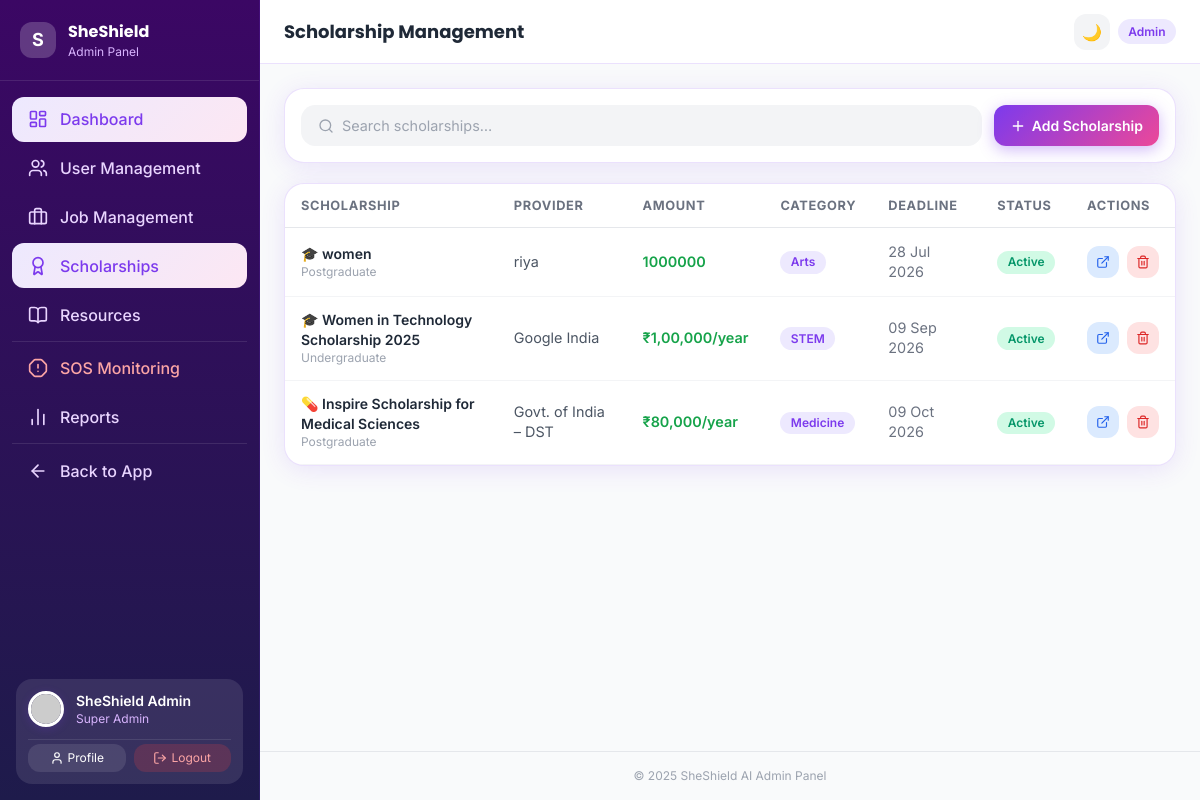
The app's page /adminpanel/scholarships/ (signed in) with its own data.
### core/models.py (models this page shows, shortened)
class User(AbstractUser):
    ROLE_CHOICES = [
        ('user', 'User'),
        ('mentor', 'Mentor'),
        ('admin', 'Admin'),
    ]
    role = models.CharField(max_length=10, choices=ROLE_CHOICES, default='user')
    phone = models.CharField(max_length=15, blank=True)
    date_of_birth = models.DateField(null=True, blank=True)
    city = models.CharField(max_length=100, blank=True)
    bio = models.TextField(blank=True)
    profile_photo = models.ImageField(upload_to='profiles/', null=True, blank=True)
    resume = models.FileField(upload_to='resumes/', null=True, blank=True)
    safety_score = models.IntegerField(default=85)
    is_location_sharing = models.BooleanField(default=True)
    created_at = models.DateTimeField(auto_now_add=True)
    @property
    def dob(self):
        return self.date_of_birth

class Scholarship(models.Model):
    name = models.CharField(max_length=200)
    provider = models.CharField(max_length=200)
    description = models.TextField()
    amount = models.CharField(max_length=100)
    category = models.CharField(max_length=100)
    level = models.CharField(max_length=100)
    deadline = models.DateField()
    icon = models.CharField(max_length=10, default='🎓')
    apply_url = models.URLField(blank=True)
    is_active = models.BooleanField(default=True)

### adminpanel/views.py (the view, shortened to what this page needs)
# urls.py: path('adminpanel/scholarships/', views.admin_scholarships_view, name='admin_scholarships'),
@login_required
@user_passes_test(is_admin)
def admin_scholarships_view(request):
    scholarships = Scholarship.objects.all().order_by('deadline')
    return render(request, 'admin/admin_scholarships.html', {'scholarships': scholarships})

### adminpanel/views.py (called while the page is built)
def is_admin(user):
    return user.is_authenticated and (user.is_staff or user.role == 'admin')

### core/context_processors.py (called while the page is built)
def notifications_processor(request):
    if request.user.is_authenticated:
        recent = request.user.notifications.all().order_by('-created_at')[:5]
        unread = request.user.notifications.filter(is_read=False).count()
        return {
            'recent_notifications': recent,
            'unread_notifications_count': unread,
        }
    return {
        'recent_notifications': [],
        'unread_notifications_count': 0,
    }

### templates/admin/admin_scholarships.html (shortened to what this page needs)
{% extends 'layouts/admin_layout.html' %}
{% load static %}
{% block page_title %}Scholarship Management{% endblock %}
{% block content %}
<div class="space-y-5">
  <div class="card p-4 flex flex-col sm:flex-row gap-3">
    <div class="search-bar flex-1"><i data-lucide="search" class="w-4 h-4 text-gray-400"></i><input id="scholSearch" type="search" placeholder="Search scholarships…"/></div>
    <button class="btn-primary text-sm py-2 px-4 flex items-center gap-1.5" data-modal-open="addScholModal">
      <i data-lucide="plus" class="w-4 h-4"></i> Add Scholarship
    </button>
  </div>
  <div class="card overflow-hidden">
    <div class="overflow-x-auto">
      <table class="data-table">
        <thead><tr><th>Scholarship</th><th>Provider</th><th>Amount</th><th>Category</th><th>Deadline</th><th>Status</th><th>Actions</th></tr></thead>
        <tbody>
          {% for s in scholarships %}
          <tr class="schol-row">
            <td><p class="font-semibold text-sm">{{ s.icon }} {{ s.name }}</p><p class="text-xs text-gray-400">{{ s.level }}</p></td>
            <td class="text-sm text-gray-600 dark:text-gray-400">{{ s.provider }}</td>
            <td class="text-sm font-semibold text-green-600">{{ s.amount }}</td>
            <td><span class="badge badge-purple text-xs">{{ s.category }}</span></td>
            <td class="text-sm text-gray-500">{{ s.deadline|date:'d M Y' }}</td>
            <td>
              <button data-id="{{ s.id }}" data-action="toggle" class="badge text-xs cursor-pointer {% if s.is_active %}badge-green{% else %}badge-red{% endif %}">
                {% if s.is_active %}Active{% else %}Inactive{% endif %}
              </button>
            </td>
            <td>
              <div class="flex gap-2">
                {% if s.apply_url %}
                <a href="{{ s.apply_url }}" target="_blank" class="w-8 h-8 rounded-xl bg-blue-100 flex items-center justify-center text-blue-600 hover:bg-blue-200 transition" title="Open URL"><i data-lucide="external-link" class="w-3.5 h-3.5"></i></a>
                {% endif %}
                <button class="w-8 h-8 rounded-xl bg-red-100 flex items-center justify-center text-red-600 hover:bg-red-200 transition" data-id="{{ s.id }}" data-action="delete-schol" title="Delete"><i data-lucide="trash-2" class="w-3.5 h-3.5"></i></button>
              </div>
            </td>
          </tr>
          {% empty %}
          <tr><td colspan="7" class="text-center py-8 text-gray-400">No scholarships yet. Add the first one.</td></tr>
          {% endfor %}
        </tbody>
      </table>
    </div>
  </div>
</div>
{% endblock %}

### templates/layouts/admin_layout.html (shortened to what this page needs)
{% load static %}
<!DOCTYPE html>
{% load static %}
<html lang="en" class="">
<head>
  <script src="https://cdn.tailwindcss.com"></script>
  <link rel="stylesheet" href="{% static 'css/custom.css' %}"/>
</head>
<body class="bg-gray-50 dark:bg-[#0A0612] min-h-screen">
  <aside id="sidebar" class="sidebar flex flex-col" style="background:linear-gradient(180deg,#3B0764,#1E1B4B);">
    <div class="flex items-center gap-3 px-5 py-5 border-b border-white/10">
      <div class="w-9 h-9 rounded-xl bg-white/20 flex items-center justify-center"><span class="text-white font-bold text-lg">S</span></div>
      <div><p class="font-display font-bold text-white">SheShield</p><p class="text-xs text-purple-300">Admin Panel</p></div>
    </div>
    <nav class="flex-1 px-3 py-4 space-y-1 overflow-y-auto">
      <a href="{% url 'admin_dashboard' %}" class="sidebar-link text-purple-200 hover:text-white hover:bg-white/10" id="adminNav1">
        <i data-lucide="layout-dashboard" class="icon"></i><span>Dashboard</span>
      </a>
      <a href="{% url 'admin_users' %}" class="sidebar-link text-purple-200 hover:text-white hover:bg-white/10">
        <i data-lucide="users" class="icon"></i><span>User Management</span>
      </a>
      <a href="{% url 'admin_jobs' %}" class="sidebar-link text-purple-200 hover:text-white hover:bg-white/10">
        <i data-lucide="briefcase" class="icon"></i><span>Job Management</span>
      </a>
      <a href="{% url 'admin_scholarships' %}" class="sidebar-link text-purple-200 hover:text-white hover:bg-white/10">
        <i data-lucide="award" class="icon"></i><span>Scholarships</span>
      </a>
      <a href="{% url 'admin_resources' %}" class="sidebar-link text-purple-200 hover:text-white hover:bg-white/10">
        <i data-lucide="book-open" class="icon"></i><span>Resources</span>
      </a>
      <div class="section-divider" style="background:rgba(255,255,255,0.1)"></div>
      <a href="{% url 'admin_sos' %}" class="sidebar-link text-red-300 hover:text-white hover:bg-red-900/30">
        <i data-lucide="alert-octagon" class="icon"></i><span>SOS Monitoring</span>
      </a>
      <a href="{% url 'admin_reports' %}" class="sidebar-link text-purple-200 hover:text-white hover:bg-white/10">
        <i data-lucide="bar-chart-2" class="icon"></i><span>Reports</span>
      </a>
      <div class="section-divider" style="background:rgba(255,255,255,0.1)"></div>
      <a href="{% url 'dashboard' %}" class="sidebar-link text-purple-200 hover:text-white hover:bg-white/10">
        <i data-lucide="arrow-left" class="icon"></i><span>Back to App</span>
      </a>
    </nav>
    <div class="px-4 pb-4 mt-auto">
      <div class="p-3 bg-white/10 rounded-2xl space-y-3">
        <div class="flex items-center gap-3">
          <img src="{% if request.user.profile_photo %}{{ request.user.profile_photo.url }}{% else %}https://ui-avatars.com/api/?name={{ request.user.first_name|urlencode }}+{{ request.user.last_name|urlencode }}&background=EC4899&color=fff&size=36{% endif %}" class="avatar w-9 h-9"/>
          <div class="flex-1 min-w-0">
            <p class="text-white font-semibold text-sm truncate">{{ request.user.get_full_name|default:'Admin' }}</p>
            <p class="text-purple-300 text-xs truncate">Super Admin</p>
          </div>
        </div>
        <div class="flex gap-2 pt-1 border-t border-white/10">
          <a href="{% url 'profile' %}" class="flex-1 flex items-center justify-center gap-1 py-1.5 rounded-xl bg-white/10 text-white text-xs hover:bg-white/20 transition" title="Edit Profile">
            <i data-lucide="user" class="w-3.5 h-3.5"></i> Profile
          </a>
          <a href="{% url 'logout' %}" class="flex-1 flex items-center justify-center gap-1 py-1.5 rounded-xl bg-red-500/20 text-red-300 text-xs hover:bg-red-500/40 hover:text-white transition" title="Log Out">
            <i data-lucide="log-out" class="w-3.5 h-3.5"></i> Logout
          </a>
        </div>
      </div>
    </div>
  </aside>
  <div class="main-content lg:ml-[260px] flex flex-col min-h-screen">
    <nav class="navbar flex items-center justify-between px-4 lg:px-6">
      <div class="flex items-center gap-3">
        <h1 class="font-display font-bold text-lg">{% block page_title %}Admin Dashboard{% endblock %}</h1>
      </div>
      <div class="flex items-center gap-2">
        <button data-dark-toggle-btn class="w-9 h-9 rounded-xl bg-gray-100 dark:bg-white/5 flex items-center justify-center"><span data-dark-icon>🌙</span></button>
        <span class="badge badge-purple">Admin</span>
      </div>
    </nav>
    <main class="flex-1 p-4 lg:p-6 xl:p-8">{% block content %}{% endblock %}</main>
    <footer class="py-4 px-6 border-t border-gray-200 dark:border-purple-900/30 text-center text-xs text-gray-400">
      © 2025 SheShield AI Admin Panel
    </footer>
  </div>
</body>
</html>

### static/css/custom.css (style rules this page uses)
:root { --primary: #7C3AED; --primary-light: #A78BFA; --secondary: #EC4899; --secondary-light: #F9A8D4; --accent: #6366F1; --bg-light: #FAFAFA; --bg-dark: #0F0A1E; --card-dark: #1A1030; --text-dark: #1F2937; --text-muted: #6B7280; --gradient-primary: linear-gradient(135deg, #7C3AED 0%, #EC4899 100%); --gradient-soft: linear-gradient(135deg, #EDE9FE 0%, #FCE7F3 100%); --gradient-dark: linear-gradient(135deg, #1A1030 0%, #0F0A1E 100%); --shadow-soft: 0 4px 24px rgba(124, 58, 237, 0.12); --shadow-strong: 0 8px 40px rgba(124, 58, 237, 0.25); --border-light: rgba(124, 58, 237, 0.15); }
*, *::before, *::after { box-sizing: border-box; }
html { scroll-behavior: smooth; }
body { font-family: 'Inter', sans-serif; background: var(--bg-light); color: var(--text-dark); transition: background 0.3s ease, color 0.3s ease; }
h1, h2, h3, h4, h5, h6 { font-family: 'Poppins', sans-serif; }
.card { background: #fff; border-radius: 1.25rem; box-shadow: var(--shadow-soft); border: 1px solid var(--border-light); transition: transform 0.2s ease, box-shadow 0.2s ease; }
.btn-primary { background: var(--gradient-primary); color: #fff; border: none; border-radius: 0.75rem; padding: 0.65rem 1.5rem; font-weight: 600; cursor: pointer; transition: opacity 0.2s, transform 0.2s, box-shadow 0.2s; box-shadow: 0 4px 15px rgba(124,58,237,0.35); }
.sidebar { width: 260px; height: 100vh; background: #fff; border-right: 1px solid var(--border-light); transition: transform 0.3s ease, width 0.3s ease; position: fixed; top: 0; left: 0; z-index: 50; overflow-y: auto; }
.sidebar-link { display: flex; align-items: center; gap: 0.75rem; padding: 0.65rem 1rem; border-radius: 0.75rem; color: var(--text-muted); font-weight: 500; transition: all 0.2s; cursor: pointer; text-decoration: none; }
.sidebar-link:hover, .sidebar-link.active { background: var(--gradient-soft); color: var(--primary); }
.sidebar-link .icon { width: 20px; height: 20px; flex-shrink: 0; }
.navbar { height: 64px; background: rgba(255,255,255,0.9); backdrop-filter: blur(16px); border-bottom: 1px solid var(--border-light); position: sticky; top: 0; z-index: 40; transition: background 0.3s; }
.badge { display: inline-flex; align-items: center; padding: 0.2rem 0.65rem; border-radius: 99px; font-size: 0.75rem; font-weight: 600; }
.badge-purple { background: #EDE9FE; color: #7C3AED; }
.badge-green { background: #D1FAE5; color: #059669; }
.data-table { width: 100%; border-collapse: collapse; }
.data-table th { padding: 0.75rem 1rem; font-size: 0.8rem; font-weight: 700; text-transform: uppercase; letter-spacing: 0.05em; color: var(--text-muted); border-bottom: 1px solid #E5E7EB; text-align: left; }
.data-table td { padding: 0.85rem 1rem; border-bottom: 1px solid #F3F4F6; font-size: 0.9rem; }
.avatar { border-radius: 50%; object-fit: cover; border: 3px solid #fff; box-shadow: 0 2px 10px rgba(124,58,237,0.2); }
.section-divider { height: 1px; background: linear-gradient(90deg, transparent, var(--border-light), transparent); margin: 1.5rem 0; }
.search-bar { display: flex; align-items: center; gap: 0.5rem; background: #F3F4F6; border: 1.5px solid transparent; border-radius: 0.9rem; padding: 0.55rem 1rem; transition: all 0.2s; }
.search-bar input { background: transparent; border: none; outline: none; font-size: 0.9rem; flex: 1; color: inherit; }

### records on screen
User: user.get_full_name "SheShield Admin"
Scholarship: icon "🎓", name "women", level "Postgraduate", provider "riya", amount "1000000", category "Arts", deadline "28 Jul 2026", is_active "Active"
Scholarship: icon "🎓", name "Women in Technology Scholarship 2025", level "Undergraduate", provider "Google India", amount "₹1,00,000/year", category "STEM", deadline "09 Sep 2026", is_active "Active"
Scholarship: icon "💊", name "Inspire Scholarship for Medical Sciences", level "Postgraduate", provider "Govt. of India – DST", amount "₹80,000/year", category "Medicine", deadline "09 Oct 2026", is_active "Active"
